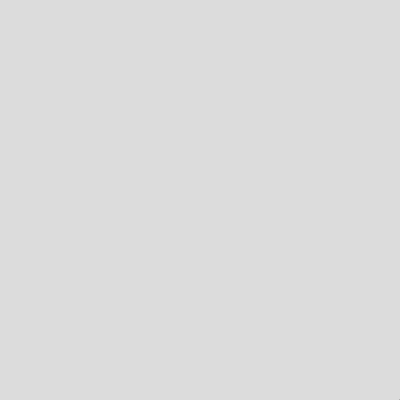
Frame 1 (no input)
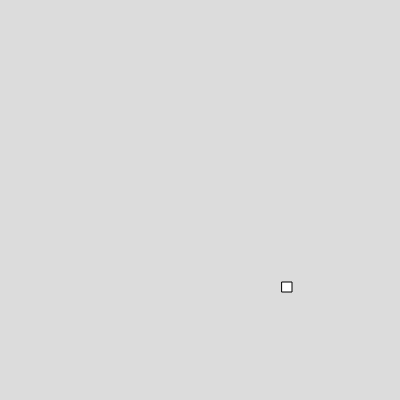
Frame 60 (no input)
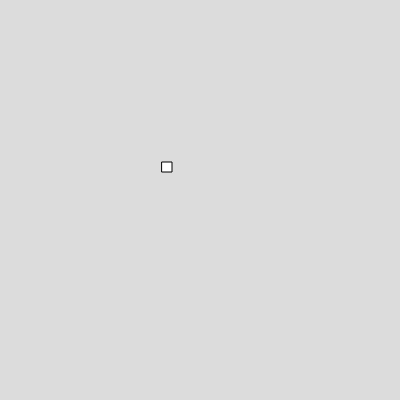
Frame 120 (the mouse pressed at the canvas centre since frame 60)

The p5.js sketch that drew these frames (run headless with seeded random() and noise() and a simulated clock; from frame 60 on, the mouse is pressed at the canvas centre):

// p5.js sketch
// ── sketch.js
var box1;

function setup() 
{
  createCanvas(400, 400);

  box1 = new Box(400,400,10,10,-2,-2);

}

function draw() 
{
  background(220);

  box1.show()
  box1.move()
  box1.moveup()

}


// ── box.js
class Box
  {
    constructor(x,y,w,h,vx,vy)
    {
      this.x =x;
      this.y =y;
      this.w =w;
      this.h = h;
      this.vx = vx;
      this.vy = vy;
    }
    
    show()
    {
      rect(this.x,this.y,this.w,this.h)
    }
    
    move()
    {
      this.x = this.x+this.vx;
    }

    moveup()
    {
      this.y = this.y + this.vy;
    }

  }

  
